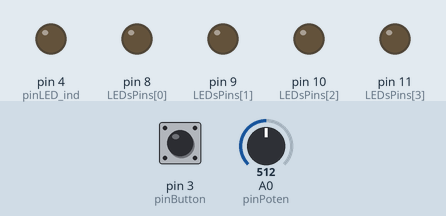
Recording of a sketch running on a simulated Arduino Uno, built with avr-gcc and run on an emulated ATmega328P. Parts: output pins drawn as LEDs (lit = HIGH). The inputs (shaded band) are chosen by the test bench; at power-on: pin 3 (pinButton) LOW, A0 (pinPoten) = 512.

Above: at 1.2 s.
1.3 s: pin 3 (pinButton) pulled HIGH for 0.15 s
At 1.8 s:
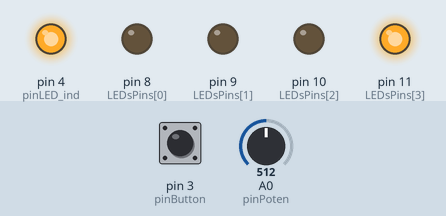
4.3 s: pin 3 (pinButton) pulled HIGH for 1 s
At 5.6 s:
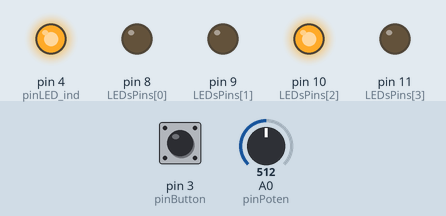
8.0 s: pin 3 (pinButton) pulled HIGH for 3.2 s
At 10.0 s:
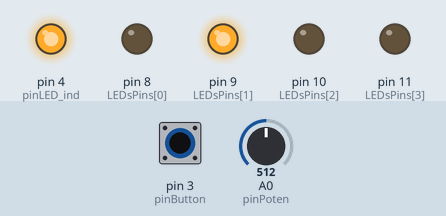
Timing chart, 0 to 15.7 s (numbered marks = the images above; inputs shaded):
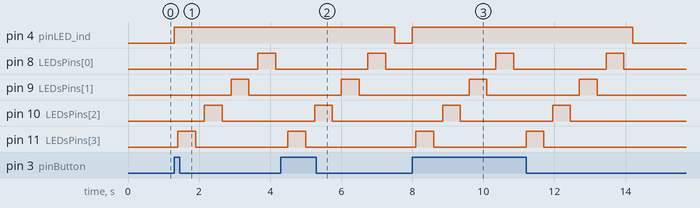

The sketch:

7_full_project.ino
```cpp
// FULL PROJECT 1
/* Code by Daniel Arenas, April 2020 */

void setup() {
  init_Button();
  init_LEDS();
  init_poten();
}

void loop() {
  button();
  if (is_active() == true) {
    potentiometer();
    multiple_leds();
  }
}
```

multi_leds.ino
```cpp
// Variables LEDS
int LEDsPins[] = {8, 9, 10, 11};
int delayTime;

// ===============================================
// ======               SETUP               ======
// ===============================================

void init_LEDS() {
  for (int ledPin = 0; ledPin < 4; ledPin++) {
    pinMode(LEDsPins[ledPin], OUTPUT);
  }
  delayTime = 0;
}

// ===============================================
// ======                LOOP               ======
// ===============================================

void multiple_leds() {
  for (int ledPin = 3; ledPin >= 0; ledPin--) {
    ledBlink(LEDsPins[ledPin]);
  }
  set_active(false);
}

void ledBlink(int ledPin) {
  digitalWrite(ledPin, HIGH);
  delay(delayTime * 2);
  digitalWrite(ledPin, LOW);
  delay(delayTime);
}
```

potentiometer.ino
```cpp
// Variables Potenciómetro
int pinPoten = A0;
int potenRead;
float poten_map;

// ===============================================
// ======               SETUP               ======
// ===============================================

void init_poten(){
  pinMode(pinPoten, INPUT);
  potenRead = 0;
  poten_map = 0;
}

// ===============================================
// ======                LOOP               ======
// ===============================================

void potentiometer() {
  potenRead = analogRead(pinPoten);
  poten_map = map(potenRead, 0, 1023, 0, 500);
  delayTime = poten_map;
}
```

push_button.ino
```cpp
// Button Variables
int pinButton = 3;
int buttonRead;
bool active;

// Indicator LED
int pinLED_ind = 4;

// ===============================================
// ======               SETUP               ======
// ===============================================

void init_Button() {
  pinMode(pinLED_ind, OUTPUT);
  pinMode(pinButton, INPUT);
  buttonRead = 0;
  active = false;
}

// ===============================================
// ======                LOOP               ======
// ===============================================

void button() {
  buttonRead = digitalRead(pinButton);
  if (buttonRead == HIGH) {
    active = true;
  }
  led_indicador();
  delay(100);
}

void led_indicador() {
  if (active == true) {
    digitalWrite(pinLED_ind, HIGH);
  } else {
    digitalWrite(pinLED_ind, LOW);
  }
}

bool is_active() {
  return active;
}

bool set_active(bool activ) {
  active = activ;
}
```

Measured:
- after the input at 1.3 s, pin 4 (pinLED_ind): LOW → HIGH at once; pin 8 (LEDsPins[0]): LOW → HIGH after 2.4 s, → LOW 0.50 s later; pin 9 (LEDsPins[1]): LOW → HIGH after 1.6 s, → LOW 0.50 s later; pin 10 (LEDsPins[2]): LOW → HIGH after 0.85 s, → LOW 0.50 s later; pin 11 (LEDsPins[3]): LOW → HIGH after 0.10 s, → LOW 0.50 s later
- after the input at 4.3 s, pin 4 (pinLED_ind): HIGH → LOW after 3.2 s instead of 0.10 s; pin 8 (LEDsPins[0]): LOW → HIGH after 2.5 s, → LOW 0.50 s later; pin 9 (LEDsPins[1]): LOW → HIGH after 1.7 s, → LOW 0.50 s later; pin 10 (LEDsPins[2]): LOW → HIGH after 0.95 s, → LOW 0.50 s later; pin 11 (LEDsPins[3]): LOW → HIGH after 0.20 s, → LOW 0.50 s later
- after the input at 8.0 s, pin 4 (pinLED_ind): LOW → HIGH at once, → LOW 6.2 s later; pin 8 (LEDsPins[0]): alternates HIGH for 0.50 s and LOW for 2.6 s, 4 changes in all, then stays LOW, starting after 2.4 s
